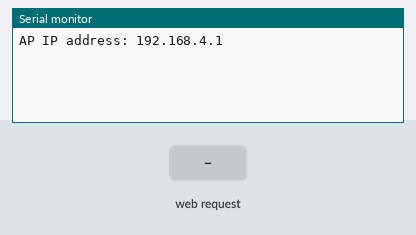
The sketch below on a simulated ESP32. Shown: the last lines printed to the serial monitor. Inputs (shaded band) come from the test bench.

Above: at 1.2 s.
1.3 s: HTTP request GET /send-data received
At 2.5 s:
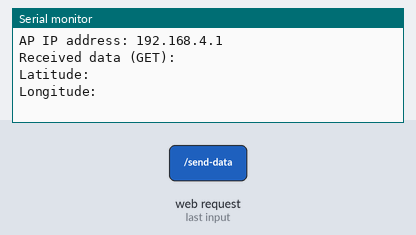
2.8 s: HTTP request GET /send-data?lat=1 received
At 3.9 s:
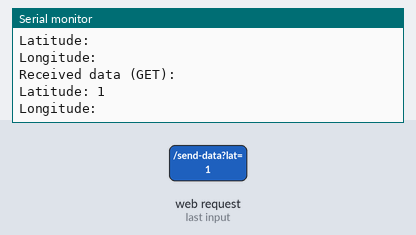

The sketch:

server-side.ino
```cpp
#include "WiFi.h"
#include "ESPAsyncWebServer.h"

const char* ssid = "ESP32-Access-Point"; // Declarar nome da rede
const char* password = "123456789"; // Declarar senha da rede

AsyncWebServer server(80); // Função para criar um servidor web assincrono na porta 80

void onDataReceived(AsyncWebServerRequest* request) { // Função para quando o servidor receber dados do cliente
  // Handling GET request
  String lat = request->arg("lat"); // Transformar o argumento lat em uma string
  String longi = request->arg("long"); // Transformar o argumento long em uma string

  Serial.println("Received data (GET):"); // Printar que recebeu os dados
  Serial.println("Latitude: " + lat); // Printar os dados de latitude recebidos
  Serial.println("Longitude: " + longi); // Printar os dados de longitude recebidos

  request->send(200, "text/plain", "Data received successfully (GET)"); // Responde que os dados foram recebidos com sucesso
}

void setup() {
  Serial.begin(115200); // Iniciar o SM na frequência 115200

  WiFi.softAP(ssid, password); // Iniciando um Access Point no ESP

  IPAddress IP = WiFi.softAPIP(); // Declarar uma variável para ser o IP do AP
  Serial.print("AP IP address: ");
  Serial.println(IP); // Printar o IP do AP

  server.on("/send-data", HTTP_GET, onDataReceived); // Declarar o servidor para receber chamadas GET

  server.begin(); // Iniciar o servidor
}

void loop() {

}
```

Measured:
- after the input at 1.3 s, the serial monitor: prints a new line at once (image 1)
- after the input at 2.8 s, the serial monitor: prints a new line at once (image 2)
